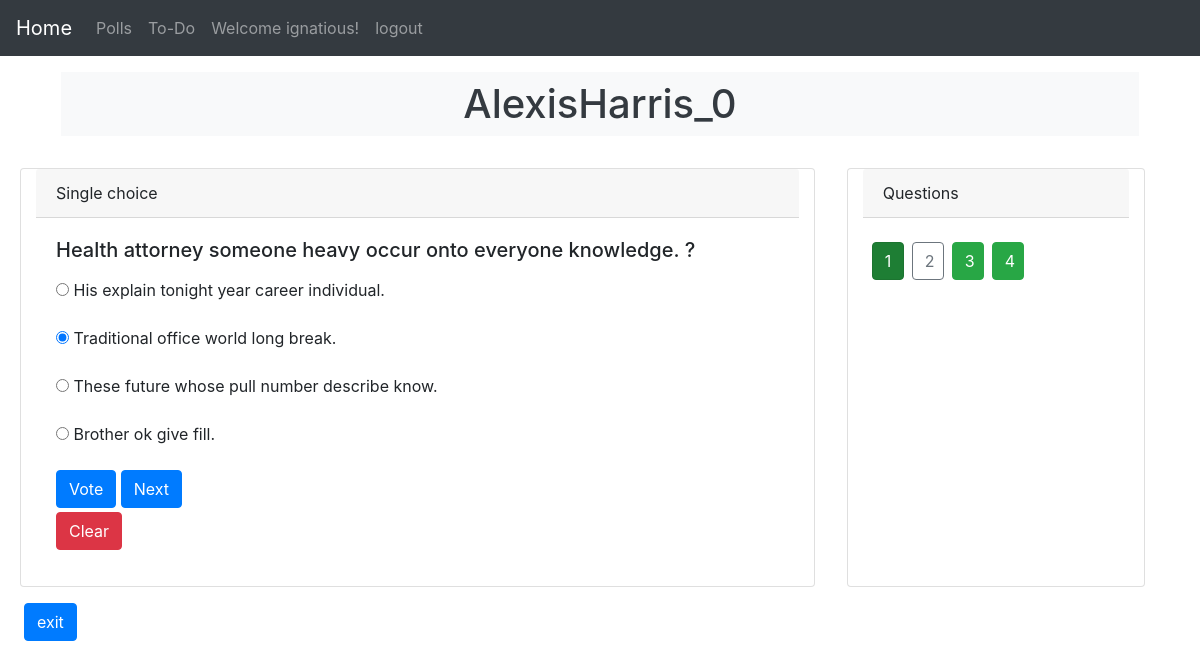
/poll/AlexisHarris_0/0/ (signed in), run on the app's committed database.
### polls/models.py (models this page shows, shortened)
class Questiongroup(models.Model):
    owner = models.ForeignKey(User, on_delete=models.CASCADE)
    group_name = models.CharField(max_length=100, unique=True)
    pub_date = models.DateTimeField('published date', auto_now_add=True)
    total_count = models.IntegerField('total users voted', default=0)
    is_ongoing = models.BooleanField(default= True)

class Question(models.Model):
    question_text = models.CharField(max_length=100)
    pub_date = models.DateTimeField('published date', auto_now_add=True)
    group = models.ForeignKey(Questiongroup, on_delete=models.CASCADE)

class Choice(models.Model):
    question = models.ForeignKey(Question, on_delete=models.CASCADE)
    choice_text = models.CharField(max_length=200)

### polls/views.py (the view)
# urls.py: path('<str:group_name>/<int:question_no>/', views.detail, name = 'detail'),
@login_required()
def detail(request, group_name, question_no):
    user = request.user
    group = Questiongroup.objects.get(group_name=group_name)
    questions = group.question_set.all()
    if group.is_ongoing == False:
        return redirect('polls:group')
    voted_users = Users_voted.objects.filter(group=group).filter(user=user)
    if voted_users.count() == 0:
        return redirect('polls:index', group_name=group_name)
    if question_no <= 0:
        question_no = 1
    if question_no > len(questions):
        question_no = len(questions)
    question = questions[question_no-1]
    choices = question.choice_set.all()
    all_voted_q = []
    i = 0
    for q in questions:
        i += 1
        if user.vote_set.filter(question=q).exists():
            all_voted_q.append(i)
    is_voted = user.vote_set.filter(question=question)
    voted = None
    if is_voted.exists() > 0:
        voted = is_voted[0]
    last = False
    if question_no == len(questions):
        last = True
    context = {
        'group': group,
        'questions': questions,
        'question': question,
        'question_no': question_no,
        'last': last,
        'choices': choices,
        'voted': voted,
        'all_voted_q': all_voted_q,
    }
    return render(request, 'polls/detail.html', context)

### templates/polls/detail.html (shortened to what this page needs)
{% extends "home.html" %}
{% block content %}
<div class="container">
    <h1 class="px-2 py-2 m-3 display-5 fw-bold bg-light text-dark text-center">
        {{group.group_name|capfirst}}
    </h1>
</div>
<div class="row mx-1">
    <div id="question" class="card m-3 col-8">
        <div class="card-header">
            Single choice
        </div>
        <div class="card-body">
            <h5 class="card-title">
                {{question.question_text}}
            </h5>
            <p>
                {% if choices %}
                <form action="{% url 'polls:vote' group.group_name question.id %}" method="post">
                    {% csrf_token %} {% for choice in choices %}
                    <p>
                        <input type="radio" name="choice" id="choice_{{forloop.counter}}" value="{{choice.id}}">
                        <label for="choice_{{forloop.counter}}">
                            {{choice.choice_text}}
                        </label>
                    </p>
                    {% endfor %}
                    <input id="vote" class="btn btn-primary" type="submit" value="Vote">
                    <a id="next_question" type="button" class="btn btn-primary"
                        href="{% url 'polls:detail' group.group_name question_no|add:1 %}">
                        Next
                    </a>
                </form>
                <a type="button" class="btn btn-danger mt-1" href="{% url 'polls:clear_choice' group.group_name question_no question.id %}">
                    Clear
                </a>
                {% else %}
                No choices present
                {% endif %}
            </p>
        </div>
    </div>
    <div class="card m-3 col-3">
        <div class="card-header">
            Questions
        </div>
        <div class="card-body">
            <div class="row">
                {% for question in questions %}
                <a id="question_{{forloop.counter}}" class="col btn btn-outline-secondary m-1"
                    style="max-width: 2em;"
                    href="{% url 'polls:detail' group.group_name forloop.counter %}">
                    {{forloop.counter}}
                </a>
                {% endfor %}
            </div>
        </div>
    </div>
</div>
<a class="btn btn-primary ml-4" href="{% url 'polls:index' group.group_name %}">
    exit
</a>
{% endblock %}

### templates/home.html (shortened to what this page needs)
{% load static %}
<!DOCTYPE html>
<html lang="en">
<head>
    <link rel="stylesheet" href="https://cdn.jsdelivr.net/npm/bootstrap-icons@1.5.0/font/bootstrap-icons.css">
    <link rel="stylesheet" href="https://maxcdn.bootstrapcdn.com/bootstrap/4.5.2/css/bootstrap.min.css">
    <link rel="stylesheet" href="{% static 'css/polls/style.css' %}">
</head>
<body>
    <nav class="navbar navbar-expand-md bg-dark navbar-dark  align-middle">
        <a class="navbar-brand active" href="/">Home</a>
        <div class="collapse navbar-collapse" id="collapsibleNavbar">
            <ul class="navbar-nav">
                <li class="nav-item">
                    <a class="nav-link" href="{% url 'polls:group' %} ">
                        Polls
                    </a>
                </li>
                <li class="nav-item">
                    <a class="nav-link" href="{% url 'tasks:tasks' %} ">
                        To-Do
                    </a>
                </li>
                {% if user.is_authenticated %}
                <li class="nav-item">
                    <div class="nav-link">Welcome {{ user.username|default:'Guest'}}!</div>
                </li>
                <li class="nav-item">
                    <a class="nav-link" href="{% url 'accounts:logout' %} ">
                        logout
                    </a>
                </li>
                {% endif %}
            </ul>
        </div>
    </nav>
    {% block content %}{% endblock %}
</body>
</html>

### data on the page
Questiongroup: group_name "AlexisHarris_0"
Question: question_text "Health attorney someone heavy occur onto everyone knowledge. ?"
Choice: choice_text "His explain tonight year career individual."
Choice: choice_text "Traditional office world long break."
Choice: choice_text "These future whose pull number describe know."
Choice: choice_text "Brother ok give fill."

### other printed values
{{ user.username|default:'Guest' }} "ignatious"
